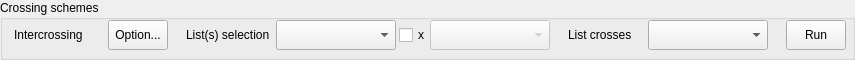
                 <widget class="QGroupBox" name="crossingSchemesGroupBox4">
                  <property name="minimumSize">
                   <size>
                    <width>0</width>
                    <height>60</height>
                   </size>
                  </property>
                  <property name="maximumSize">
                   <size>
                    <width>16777215</width>
                    <height>60</height>
                   </size>
                  </property>
                  <property name="title">
                   <string>Crossing schemes</string>
                  </property>
                  <layout class="QHBoxLayout" name="horizontalLayout">
                   <property name="spacing">
                    <number>0</number>
                   </property>
                   <property name="topMargin">
                    <number>0</number>
                   </property>
                   <property name="rightMargin">
                    <number>6</number>
                   </property>
                   <property name="bottomMargin">
                    <number>6</number>
                   </property>
                   <item>
                    <widget class="QLabel" name="matingDesignLabel4">
                     <property name="minimumSize">
                      <size>
                       <width>84</width>
                       <height>30</height>
                      </size>
                     </property>
                     <property name="maximumSize">
                      <size>
                       <width>84</width>
                       <height>30</height>
                      </size>
                     </property>
                     <property name="text">
                      <string>Intercrossing</string>
                     </property>
                    </widget>
                   </item>
                   <item>
                    <spacer name="matingDesignLeftHSpacer4">
                     <property name="orientation">
                      <enum>Qt::Horizontal</enum>
                     </property>
                     <property name="sizeType">
                      <enum>QSizePolicy::MinimumExpanding</enum>
                     </property>
                     <property name="sizeHint" stdset="0">
                      <size>
                       <width>10</width>
                       <height>24</height>
                      </size>
                     </property>
                    </spacer>
                   </item>
                   <item>
                    <widget class="QToolButton" name="crossesOptionToolButton4">
                     <property name="minimumSize">
                      <size>
                       <width>0</width>
                       <height>30</height>
                      </size>
                     </property>
                     <property name="maximumSize">
                      <size>
                       <width>16777215</width>
                       <height>30</height>
                      </size>
                     </property>
                     <property name="text">
                      <string>Option...</string>
                     </property>
                    </widget>
                   </item>
                   <item>
                    <spacer name="crossingOptionRightHSpacer4">
                     <property name="orientation">
                      <enum>Qt::Horizontal</enum>
                     </property>
                     <property name="sizeType">
                      <enum>QSizePolicy::MinimumExpanding</enum>
                     </property>
                     <property name="sizeHint" stdset="0">
                      <size>
                       <width>18</width>
                       <height>20</height>
                      </size>
                     </property>
                    </spacer>
                   </item>
                   <item>
                    <widget class="QLabel" name="listsSelectionLabel4">
                     <property name="minimumSize">
                      <size>
                       <width>0</width>
                       <height>30</height>
                      </size>
                     </property>
                     <property name="maximumSize">
                      <size>
                       <width>16777215</width>
                       <height>30</height>
                      </size>
                     </property>
                     <property name="text">
                      <string>List(s) selection</string>
                     </property>
                    </widget>
                   </item>
                   <item>
                    <spacer name="crossingListsHSpacer4">
                     <property name="orientation">
                      <enum>Qt::Horizontal</enum>
                     </property>
                     <property name="sizeType">
                      <enum>QSizePolicy::Fixed</enum>
                     </property>
                     <property name="sizeHint" stdset="0">
                      <size>
                       <width>6</width>
                       <height>20</height>
                      </size>
                     </property>
                    </spacer>
                   </item>
                   <item>
                    <widget class="QComboBox" name="selectionListComboBox4">
                     <property name="minimumSize">
                      <size>
                       <width>120</width>
                       <height>30</height>
                      </size>
                     </property>
                     <property name="maximumSize">
                      <size>
                       <width>16777215</width>
                       <height>30</height>
                      </size>
                     </property>
                     <property name="sizeAdjustPolicy">
                      <enum>QComboBox::AdjustToContentsOnFirstShow</enum>
                     </property>
                    </widget>
                   </item>
                   <item>
                    <spacer name="selectionListRightHSpacer4">
                     <property name="orientation">
                      <enum>Qt::Horizontal</enum>
                     </property>
                     <property name="sizeType">
                      <enum>QSizePolicy::Fixed</enum>
                     </property>
                     <property name="sizeHint" stdset="0">
                      <size>
                       <width>3</width>
                       <height>20</height>
                      </size>
                     </property>
                    </spacer>
                   </item>
                   <item>
                    <widget class="QCheckBox" name="listSelection2CheckBox4">
                     <property name="toolTip">
                      <string>2 lists can be crossed together (factorial design)</string>
                     </property>
                     <property name="text">
                      <string>x</string>
                     </property>
                     <property name="checked">
                      <bool>false</bool>
                     </property>
                    </widget>
                   </item>
                   <item>
                    <widget class="QComboBox" name="selectionList2ComboBox4">
                     <property name="enabled">
                      <bool>false</bool>
                     </property>
                     <property name="minimumSize">
                      <size>
                       <width>120</width>
                       <height>30</height>
                      </size>
                     </property>
                     <property name="maximumSize">
                      <size>
                       <width>16777215</width>
                       <height>30</height>
                      </size>
                     </property>
                     <property name="sizeAdjustPolicy">
                      <enum>QComboBox::AdjustToContentsOnFirstShow</enum>
                     </property>
                    </widget>
                   </item>
                   <item>
                    <spacer name="selectionList2HSpacer4">
                     <property name="orientation">
                      <enum>Qt::Horizontal</enum>
                     </property>
                     <property name="sizeType">
                      <enum>QSizePolicy::MinimumExpanding</enum>
                     </property>
                     <property name="sizeHint" stdset="0">
                      <size>
                       <width>18</width>
                       <height>20</height>
                      </size>
                     </property>
                    </spacer>
                   </item>
                   <item>
                    <widget class="QLabel" name="crossesListLabel4">
                     <property name="minimumSize">
                      <size>
                       <width>74</width>
                       <height>30</height>
                      </size>
                     </property>
                     <property name="maximumSize">
                      <size>
                       <width>74</width>
                       <height>30</height>
                      </size>
                     </property>
                     <property name="text">
                      <string>List crosses</string>
                     </property>
                    </widget>
                   </item>
                   <item>
                    <spacer name="crossesListLeftHSpacer4">
                     <property name="orientation">
                      <enum>Qt::Horizontal</enum>
                     </property>
                     <property name="sizeType">
                      <enum>QSizePolicy::Fixed</enum>
                     </property>
                     <property name="sizeHint" stdset="0">
                      <size>
                       <width>6</width>
                       <height>27</height>
                      </size>
                     </property>
                    </spacer>
                   </item>
                   <item>
                    <widget class="QComboBox" name="crossesListComboBox4">
                     <property name="minimumSize">
                      <size>
                       <width>120</width>
                       <height>30</height>
                      </size>
                     </property>
                     <property name="maximumSize">
                      <size>
                       <width>16777215</width>
                       <height>30</height>
                      </size>
                     </property>
                     <property name="sizeAdjustPolicy">
                      <enum>QComboBox::AdjustToContentsOnFirstShow</enum>
                     </property>
                    </widget>
                   </item>
                   <item>
                    <spacer name="crossesListRightHSpacer4">
                     <property name="orientation">
                      <enum>Qt::Horizontal</enum>
                     </property>
                     <property name="sizeType">
                      <enum>QSizePolicy::MinimumExpanding</enum>
                     </property>
                     <property name="sizeHint" stdset="0">
                      <size>
                       <width>18</width>
                       <height>20</height>
                      </size>
                     </property>
                    </spacer>
                   </item>
                   <item>
                    <widget class="QPushButton" name="runPushButton4">
                     <property name="minimumSize">
                      <size>
                       <width>60</width>
                       <height>30</height>
                      </size>
                     </property>
                     <property name="maximumSize">
                      <size>
                       <width>60</width>
                       <height>30</height>
                      </size>
                     </property>
                     <property name="text">
                      <string>Run</string>
                     </property>
                    </widget>
                   </item>
                  </layout>
                 </widget>
